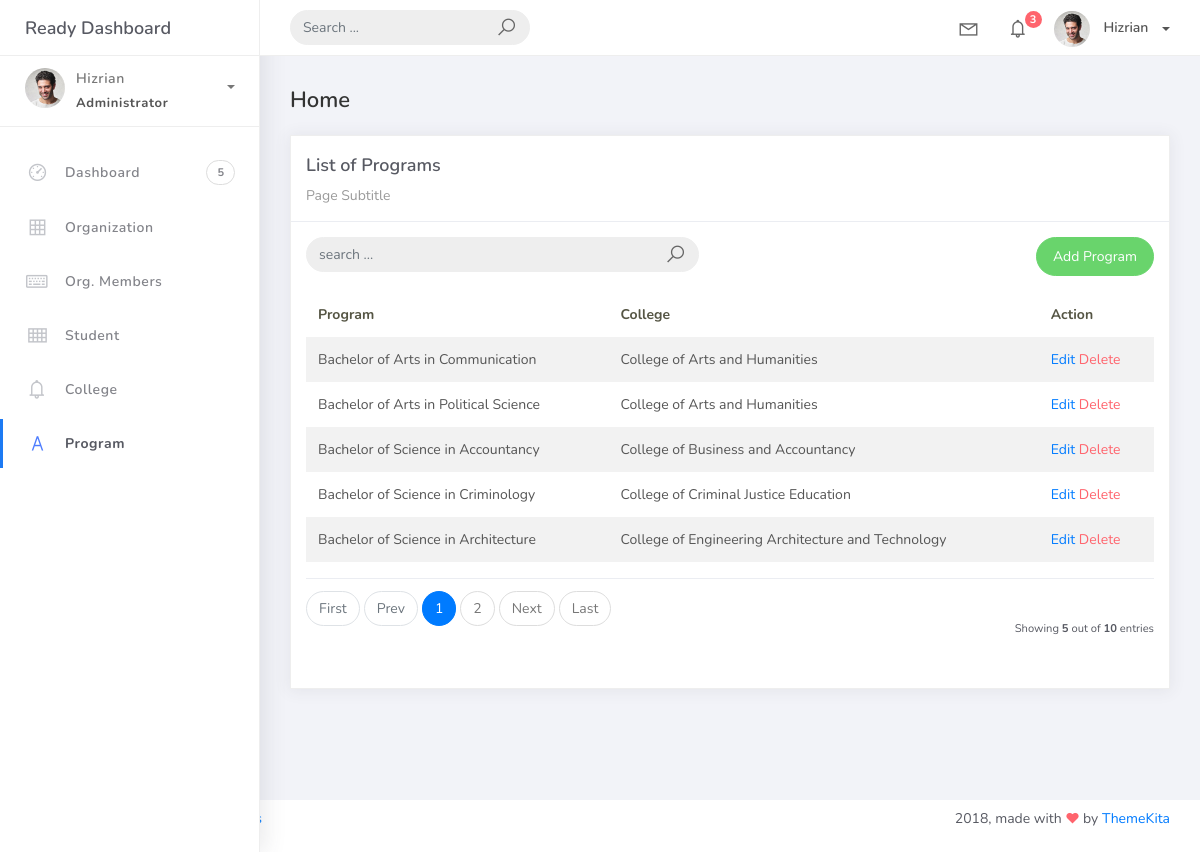
The page /program_list on the database its author committed.
### studentorg/models.py (models this page shows, shortened)
class BaseModel (models.Model):
    created_at = models.DateTimeField(auto_now_add=True, db_index=True)
    updated_at = models.DateTimeField (auto_now=True)
    class Meta:
        abstract = True

class Program (BaseModel):
    prog_name = models.CharField(max_length=150)
    college = models.ForeignKey (College, on_delete=models.CASCADE)

class College(BaseModel):
    college_name = models.CharField(max_length=150)
    def __str__(self):
        return self.college_name

### studentorg/views.py (the view)
# urls.py: path('program_list', ProgramList.as_view(), name='program-list'),
class ProgramList(ListView):
    model = Program
    context_object_name = 'home'
    template_name = 'program_list.html'
    paginate_by = 5
    def get_queryset(self, *args, **kwargs):
        qs = super(ProgramList, self).get_queryset(*args, **kwargs)
        if self.request.GET.get("q") is not None:
            query = self.request.GET.get("q")
            qs = qs.filter(Q(prog_name__icontains=query))
        return qs

### templates/program_list.html (shortened to what this page needs)
{% extends 'base.html' %}
{% load static %}
{% block content %}
<div class="content">
    <div class="container-fluid">
        <h4 class="page-title">Home</h4>
        <div class="row">
            <div class="col-md-12">
                <div class="card">
                    <div class="card-header">
                        <div class="card-title">List of Programs</div>
                        <div class="card-category">Page Subtitle</div>
                    </div>
                    <div class="card-body">
                        <div class="row">
                            <div class="col-md-6">
                                <form class="navbar-left navbar-form nav-search mr-md-3" action="{% url 'program-list' %}">
                                    <div class="input-group">
                                        <input type="text" placeholder="search ..." class="form-control" name="q"/>
                                        <div class="input-group-append">
                                            <span class="input-group-text">
                                                <i class="la la-search search-icon"></i>
                                            </span>
                                        </div>
                                    </div>
                                </form>
                            </div>
                            <div class="col-md-6">
                                <div class="pull-right">
                                    <a href="{% url 'program-add' %}" class="btn btn-success btn-rounded">Add Program</a>
                                </div>
                            </div>
                        </div>
                        <table class="table table-striped mt-3">
                            <thead>
                                <tr>
                                    <th scope="col">Program</th>
                                    <th scope="col">College</th>
                                    <th scope="col">Action</th>
                                </tr>
                            </thead>
                            <tbody>
                                {% for object in object_list %}
                                <tr>
                                    <td>{{ object.prog_name }}</td>
                                    <td>{{ object.college }}</td>
                                    <td>
                                        <a href="program_list/{{ object.id}}">Edit</a>
                                        <a href="program_list/{{ object.id }}/delete" class="text-danger">Delete</a>
                                    </td>
                                </tr>
                                {% endfor %}
                            </tbody>
                        </table>
                        {% include 'includes/pagination.html' %}
                    </div>
                </div>
            </div>
        </div>
    </div>
</div>
{% endblock %}

### rows shown on the page
Program: prog_name "Bachelor of Arts in Communication", college "College of Arts and Humanities"
Program: prog_name "Bachelor of Arts in Political Science", college "College of Arts and Humanities"
Program: prog_name "Bachelor of Science in Accountancy", college "College of Business and Accountancy"
Program: prog_name "Bachelor of Science in Criminology", college "College of Criminal Justice Education"
Program: prog_name "Bachelor of Science in Architecture", college "College of Engineering Architecture and Technology"

### other values the page prints
{{ page_num }} "1"
{{ page_num }} "2"
{{ object_list.count }} "5"
{{ paginator.count }} "10"
